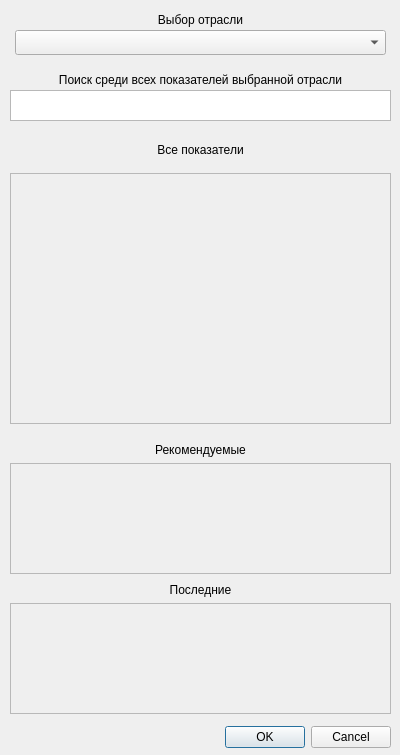
<?xml version="1.0" encoding="UTF-8"?>
<ui version="4.0">
 <class>Form</class>
 <widget class="QWidget" name="Form">
  <property name="geometry">
   <rect>
    <x>0</x>
    <y>0</y>
    <width>400</width>
    <height>755</height>
   </rect>
  </property>
  <property name="windowTitle">
   <string>Form</string>
  </property>
  <widget class="QScrollArea" name="scrollArea_2">
   <property name="geometry">
    <rect>
     <x>10</x>
     <y>603</y>
     <width>381</width>
     <height>111</height>
    </rect>
   </property>
   <property name="widgetResizable">
    <bool>true</bool>
   </property>
   <widget class="QWidget" name="scrollAreaWidgetContents_2">
    <property name="geometry">
     <rect>
      <x>0</x>
      <y>0</y>
      <width>379</width>
      <height>109</height>
     </rect>
    </property>
   </widget>
  </widget>
  <widget class="QLabel" name="label_3">
   <property name="geometry">
    <rect>
     <x>10</x>
     <y>10</y>
     <width>381</width>
     <height>20</height>
    </rect>
   </property>
   <property name="text">
    <string>&lt;html&gt;&lt;head/&gt;&lt;body&gt;&lt;p align=&quot;center&quot;&gt;Выбор отрасли&lt;/p&gt;&lt;/body&gt;&lt;/html&gt;</string>
   </property>
  </widget>
  <widget class="QLabel" name="label">
   <property name="geometry">
    <rect>
     <x>10</x>
     <y>440</y>
     <width>381</width>
     <height>20</height>
    </rect>
   </property>
   <property name="text">
    <string>&lt;html&gt;&lt;head/&gt;&lt;body&gt;&lt;p align=&quot;center&quot;&gt;Рекомендуемые&lt;/p&gt;&lt;/body&gt;&lt;/html&gt;</string>
   </property>
  </widget>
  <widget class="QLabel" name="label_4">
   <property name="geometry">
    <rect>
     <x>10</x>
     <y>140</y>
     <width>381</width>
     <height>20</height>
    </rect>
   </property>
   <property name="text">
    <string>&lt;html&gt;&lt;head/&gt;&lt;body&gt;&lt;p align=&quot;center&quot;&gt;Все показатели&lt;/p&gt;&lt;/body&gt;&lt;/html&gt;</string>
   </property>
  </widget>
  <widget class="QDialogButtonBox" name="buttonBox">
   <property name="geometry">
    <rect>
     <x>10</x>
     <y>720</y>
     <width>381</width>
     <height>35</height>
    </rect>
   </property>
   <property name="orientation">
    <enum>Qt::Horizontal</enum>
   </property>
   <property name="standardButtons">
    <set>QDialogButtonBox::Cancel|QDialogButtonBox::Ok</set>
   </property>
  </widget>
  <widget class="QScrollArea" name="scrollArea">
   <property name="geometry">
    <rect>
     <x>10</x>
     <y>173</y>
     <width>381</width>
     <height>251</height>
    </rect>
   </property>
   <property name="widgetResizable">
    <bool>true</bool>
   </property>
   <widget class="QWidget" name="scrollAreaWidgetContents">
    <property name="geometry">
     <rect>
      <x>0</x>
      <y>0</y>
      <width>379</width>
      <height>249</height>
     </rect>
    </property>
   </widget>
  </widget>
  <widget class="QLabel" name="label_2">
   <property name="geometry">
    <rect>
     <x>10</x>
     <y>580</y>
     <width>381</width>
     <height>20</height>
    </rect>
   </property>
   <property name="text">
    <string>&lt;html&gt;&lt;head/&gt;&lt;body&gt;&lt;p align=&quot;center&quot;&gt;Последние&lt;/p&gt;&lt;/body&gt;&lt;/html&gt;</string>
   </property>
  </widget>
  <widget class="QScrollArea" name="scrollArea_3">
   <property name="geometry">
    <rect>
     <x>10</x>
     <y>463</y>
     <width>381</width>
     <height>111</height>
    </rect>
   </property>
   <property name="widgetResizable">
    <bool>true</bool>
   </property>
   <widget class="QWidget" name="scrollAreaWidgetContents_3">
    <property name="geometry">
     <rect>
      <x>0</x>
      <y>0</y>
      <width>379</width>
      <height>109</height>
     </rect>
    </property>
   </widget>
  </widget>
  <widget class="QTextEdit" name="textEdit_2">
   <property name="geometry">
    <rect>
     <x>10</x>
     <y>90</y>
     <width>381</width>
     <height>31</height>
    </rect>
   </property>
  </widget>
  <widget class="QLabel" name="label_5">
   <property name="geometry">
    <rect>
     <x>10</x>
     <y>70</y>
     <width>381</width>
     <height>20</height>
    </rect>
   </property>
   <property name="text">
    <string>&lt;html&gt;&lt;head/&gt;&lt;body&gt;&lt;p align=&quot;center&quot;&gt;Поиск среди всех показателей выбранной отрасли&lt;/p&gt;&lt;/body&gt;&lt;/html&gt;</string>
   </property>
  </widget>
  <widget class="QComboBox" name="comboBox">
   <property name="geometry">
    <rect>
     <x>15</x>
     <y>30</y>
     <width>371</width>
     <height>25</height>
    </rect>
   </property>
  </widget>
 </widget>
 <resources/>
 <connections/>
</ui>
